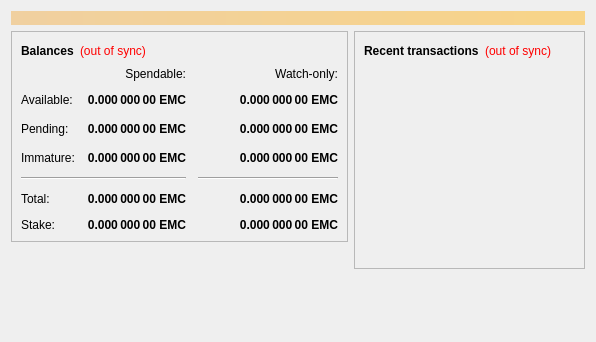
<?xml version="1.0" encoding="UTF-8"?>
<ui version="4.0">
 <class>OverviewPage</class>
 <widget class="QWidget" name="OverviewPage">
  <property name="geometry">
   <rect>
    <x>0</x>
    <y>0</y>
    <width>596</width>
    <height>342</height>
   </rect>
  </property>
  <property name="windowTitle">
   <string>Form</string>
  </property>
  <layout class="QVBoxLayout" name="topLayout">
   <item>
    <widget class="QLabel" name="labelAlerts">
     <property name="visible">
      <bool>false</bool>
     </property>
     <property name="styleSheet">
      <string notr="true">background-color: qlineargradient(x1: 0, y1: 0, x2: 1, y2: 0, stop:0 #F0D0A0, stop:1 #F8D488); color:#000000;</string>
     </property>
     <property name="wordWrap">
      <bool>true</bool>
     </property>
     <property name="margin">
      <number>3</number>
     </property>
    </widget>
   </item>
   <item>
    <layout class="QHBoxLayout" name="horizontalLayout" stretch="1,1">
     <item>
      <layout class="QVBoxLayout" name="verticalLayout_2">
       <item>
        <widget class="QFrame" name="frame">
         <property name="frameShape">
          <enum>QFrame::StyledPanel</enum>
         </property>
         <property name="frameShadow">
          <enum>QFrame::Raised</enum>
         </property>
         <layout class="QVBoxLayout" name="verticalLayout_4">
          <item>
           <layout class="QHBoxLayout" name="horizontalLayout_4">
            <item>
             <widget class="QLabel" name="label_5">
              <property name="font">
               <font>
                <weight>75</weight>
                <bold>true</bold>
               </font>
              </property>
              <property name="text">
               <string>Balances</string>
              </property>
             </widget>
            </item>
            <item>
             <widget class="QLabel" name="labelWalletStatus">
              <property name="cursor">
               <cursorShape>WhatsThisCursor</cursorShape>
              </property>
              <property name="toolTip">
               <string>The displayed information may be out of date. Your wallet automatically synchronizes with the Voicecoin network after a connection is established, but this process has not completed yet.</string>
              </property>
              <property name="styleSheet">
               <string notr="true">QLabel { color: red; }</string>
              </property>
              <property name="text">
               <string notr="true">(out of sync)</string>
              </property>
              <property name="alignment">
               <set>Qt::AlignLeading|Qt::AlignLeft|Qt::AlignVCenter</set>
              </property>
             </widget>
            </item>
            <item>
             <spacer name="horizontalSpacer_3">
              <property name="orientation">
               <enum>Qt::Horizontal</enum>
              </property>
              <property name="sizeHint" stdset="0">
               <size>
                <width>40</width>
                <height>20</height>
               </size>
              </property>
             </spacer>
            </item>
           </layout>
          </item>
          <item>
           <layout class="QGridLayout" name="gridLayout">
            <property name="spacing">
             <number>12</number>
            </property>
            <item row="2" column="2">
             <widget class="QLabel" name="labelWatchPending">
              <property name="font">
               <font>
                <weight>75</weight>
                <bold>true</bold>
               </font>
              </property>
              <property name="cursor">
               <cursorShape>IBeamCursor</cursorShape>
              </property>
              <property name="toolTip">
               <string>Unconfirmed transactions to watch-only addresses</string>
              </property>
              <property name="text">
               <string notr="true">0.000 000 00 EMC</string>
              </property>
              <property name="alignment">
               <set>Qt::AlignRight|Qt::AlignTrailing|Qt::AlignVCenter</set>
              </property>
              <property name="textInteractionFlags">
               <set>Qt::LinksAccessibleByMouse|Qt::TextSelectableByKeyboard|Qt::TextSelectableByMouse</set>
              </property>
             </widget>
            </item>
            <item row="2" column="1">
             <widget class="QLabel" name="labelUnconfirmed">
              <property name="font">
               <font>
                <weight>75</weight>
                <bold>true</bold>
               </font>
              </property>
              <property name="cursor">
               <cursorShape>IBeamCursor</cursorShape>
              </property>
              <property name="toolTip">
               <string>Total of transactions that have yet to be confirmed, and do not yet count toward the spendable balance</string>
              </property>
              <property name="text">
               <string notr="true">0.000 000 00 EMC</string>
              </property>
              <property name="alignment">
               <set>Qt::AlignRight|Qt::AlignTrailing|Qt::AlignVCenter</set>
              </property>
              <property name="textInteractionFlags">
               <set>Qt::LinksAccessibleByMouse|Qt::TextSelectableByKeyboard|Qt::TextSelectableByMouse</set>
              </property>
             </widget>
            </item>
            <item row="3" column="2">
             <widget class="QLabel" name="labelWatchImmature">
              <property name="font">
               <font>
                <weight>75</weight>
                <bold>true</bold>
               </font>
              </property>
              <property name="cursor">
               <cursorShape>IBeamCursor</cursorShape>
              </property>
              <property name="toolTip">
               <string>Mined balance in watch-only addresses that has not yet matured</string>
              </property>
              <property name="text">
               <string notr="true">0.000 000 00 EMC</string>
              </property>
              <property name="alignment">
               <set>Qt::AlignRight|Qt::AlignTrailing|Qt::AlignVCenter</set>
              </property>
              <property name="textInteractionFlags">
               <set>Qt::LinksAccessibleByMouse|Qt::TextSelectableByKeyboard|Qt::TextSelectableByMouse</set>
              </property>
             </widget>
            </item>
            <item row="4" column="0" colspan="2">
             <widget class="Line" name="line">
              <property name="orientation">
               <enum>Qt::Horizontal</enum>
              </property>
             </widget>
            </item>
            <item row="4" column="2">
             <widget class="Line" name="lineWatchBalance">
              <property name="sizePolicy">
               <sizepolicy hsizetype="Preferred" vsizetype="Fixed">
                <horstretch>0</horstretch>
                <verstretch>0</verstretch>
               </sizepolicy>
              </property>
              <property name="minimumSize">
               <size>
                <width>140</width>
                <height>0</height>
               </size>
              </property>
              <property name="orientation">
               <enum>Qt::Horizontal</enum>
              </property>
             </widget>
            </item>
            <item row="5" column="0">
             <widget class="QLabel" name="labelTotalText">
              <property name="text">
               <string>Total:</string>
              </property>
             </widget>
            </item>
            <item row="3" column="1">
             <widget class="QLabel" name="labelImmature">
              <property name="font">
               <font>
                <weight>75</weight>
                <bold>true</bold>
               </font>
              </property>
              <property name="cursor">
               <cursorShape>IBeamCursor</cursorShape>
              </property>
              <property name="toolTip">
               <string>Mined balance that has not yet matured</string>
              </property>
              <property name="text">
               <string notr="true">0.000 000 00 EMC</string>
              </property>
              <property name="alignment">
               <set>Qt::AlignRight|Qt::AlignTrailing|Qt::AlignVCenter</set>
              </property>
              <property name="textInteractionFlags">
               <set>Qt::LinksAccessibleByMouse|Qt::TextSelectableByKeyboard|Qt::TextSelectableByMouse</set>
              </property>
             </widget>
            </item>
            <item row="2" column="3">
             <spacer name="horizontalSpacer_2">
              <property name="orientation">
               <enum>Qt::Horizontal</enum>
              </property>
              <property name="sizeHint" stdset="0">
               <size>
                <width>40</width>
                <height>20</height>
               </size>
              </property>
             </spacer>
            </item>
            <item row="3" column="0">
             <widget class="QLabel" name="labelImmatureText">
              <property name="text">
               <string>Immature:</string>
              </property>
             </widget>
            </item>
            <item row="5" column="1">
             <widget class="QLabel" name="labelTotal">
              <property name="font">
               <font>
                <weight>75</weight>
                <bold>true</bold>
               </font>
              </property>
              <property name="cursor">
               <cursorShape>IBeamCursor</cursorShape>
              </property>
              <property name="toolTip">
               <string>Your current total balance</string>
              </property>
              <property name="text">
               <string notr="true">0.000 000 00 EMC</string>
              </property>
              <property name="alignment">
               <set>Qt::AlignRight|Qt::AlignTrailing|Qt::AlignVCenter</set>
              </property>
              <property name="textInteractionFlags">
               <set>Qt::LinksAccessibleByMouse|Qt::TextSelectableByKeyboard|Qt::TextSelectableByMouse</set>
              </property>
             </widget>
            </item>
            <item row="5" column="2">
             <widget class="QLabel" name="labelWatchTotal">
              <property name="font">
               <font>
                <weight>75</weight>
                <bold>true</bold>
               </font>
              </property>
              <property name="cursor">
               <cursorShape>IBeamCursor</cursorShape>
              </property>
              <property name="toolTip">
               <string>Current total balance in watch-only addresses</string>
              </property>
              <property name="text">
               <string notr="true">0.000 000 00 EMC</string>
              </property>
              <property name="alignment">
               <set>Qt::AlignRight|Qt::AlignTrailing|Qt::AlignVCenter</set>
              </property>
              <property name="textInteractionFlags">
               <set>Qt::LinksAccessibleByMouse|Qt::TextSelectableByKeyboard|Qt::TextSelectableByMouse</set>
              </property>
             </widget>
            </item>
            <item row="0" column="2">
             <widget class="QLabel" name="labelWatchonly">
              <property name="text">
               <string>Watch-only:</string>
              </property>
              <property name="alignment">
               <set>Qt::AlignRight|Qt::AlignTrailing|Qt::AlignVCenter</set>
              </property>
             </widget>
            </item>
            <item row="1" column="0">
             <widget class="QLabel" name="labelBalanceText">
              <property name="text">
               <string>Available:</string>
              </property>
             </widget>
            </item>
            <item row="1" column="1">
             <widget class="QLabel" name="labelBalance">
              <property name="font">
               <font>
                <weight>75</weight>
                <bold>true</bold>
               </font>
              </property>
              <property name="cursor">
               <cursorShape>IBeamCursor</cursorShape>
              </property>
              <property name="toolTip">
               <string>Your current spendable balance</string>
              </property>
              <property name="text">
               <string notr="true">0.000 000 00 EMC</string>
              </property>
              <property name="alignment">
               <set>Qt::AlignRight|Qt::AlignTrailing|Qt::AlignVCenter</set>
              </property>
              <property name="textInteractionFlags">
               <set>Qt::LinksAccessibleByMouse|Qt::TextSelectableByKeyboard|Qt::TextSelectableByMouse</set>
              </property>
             </widget>
            </item>
            <item row="1" column="2">
             <widget class="QLabel" name="labelWatchAvailable">
              <property name="font">
               <font>
                <weight>75</weight>
                <bold>true</bold>
               </font>
              </property>
              <property name="cursor">
               <cursorShape>IBeamCursor</cursorShape>
              </property>
              <property name="toolTip">
               <string>Your current balance in watch-only addresses</string>
              </property>
              <property name="text">
               <string notr="true">0.000 000 00 EMC</string>
              </property>
              <property name="alignment">
               <set>Qt::AlignRight|Qt::AlignTrailing|Qt::AlignVCenter</set>
              </property>
              <property name="textInteractionFlags">
               <set>Qt::LinksAccessibleByMouse|Qt::TextSelectableByKeyboard|Qt::TextSelectableByMouse</set>
              </property>
             </widget>
            </item>
            <item row="2" column="0">
             <widget class="QLabel" name="labelPendingText">
              <property name="text">
               <string>Pending:</string>
              </property>
             </widget>
            </item>
            <item row="0" column="1">
             <widget class="QLabel" name="labelSpendable">
              <property name="text">
               <string>Spendable:</string>
              </property>
              <property name="alignment">
               <set>Qt::AlignRight|Qt::AlignTrailing|Qt::AlignVCenter</set>
              </property>
             </widget>
            </item>
            <item row="6" column="0">
             <widget class="QLabel" name="labelStakeText">
              <property name="text">
               <string>Stake:</string>
              </property>
             </widget>
            </item>
            <item row="6" column="1">
             <widget class="QLabel" name="labelStake">
              <property name="font">
               <font>
                <weight>75</weight>
                <bold>true</bold>
               </font>
              </property>
              <property name="cursor">
               <cursorShape>IBeamCursor</cursorShape>
              </property>
              <property name="toolTip">
               <string>Your current balance that is used in stake generation</string>
              </property>
              <property name="text">
               <string notr="true">0.000 000 00 EMC</string>
              </property>
              <property name="alignment">
               <set>Qt::AlignRight|Qt::AlignTrailing|Qt::AlignVCenter</set>
              </property>
              <property name="textInteractionFlags">
               <set>Qt::LinksAccessibleByMouse|Qt::TextSelectableByKeyboard|Qt::TextSelectableByMouse</set>
              </property>
             </widget>
            </item>
            <item row="6" column="2">
             <widget class="QLabel" name="labelWatchStake">
              <property name="font">
               <font>
                <weight>75</weight>
                <bold>true</bold>
               </font>
              </property>
              <property name="cursor">
               <cursorShape>IBeamCursor</cursorShape>
              </property>
              <property name="toolTip">
               <string>Your current balance that is used for stake generation in watch-only addresses</string>
              </property>
              <property name="text">
               <string notr="true">0.000 000 00 EMC</string>
              </property>
              <property name="alignment">
               <set>Qt::AlignRight|Qt::AlignTrailing|Qt::AlignVCenter</set>
              </property>
              <property name="textInteractionFlags">
               <set>Qt::LinksAccessibleByMouse|Qt::TextSelectableByKeyboard|Qt::TextSelectableByMouse</set>
              </property>
             </widget>
            </item>
           </layout>
          </item>
         </layout>
        </widget>
       </item>
       <item>
        <spacer name="verticalSpacer">
         <property name="orientation">
          <enum>Qt::Vertical</enum>
         </property>
         <property name="sizeHint" stdset="0">
          <size>
           <width>20</width>
           <height>40</height>
          </size>
         </property>
        </spacer>
       </item>
      </layout>
     </item>
     <item>
      <layout class="QVBoxLayout" name="verticalLayout_3">
       <item>
        <widget class="QFrame" name="frame_2">
         <property name="frameShape">
          <enum>QFrame::StyledPanel</enum>
         </property>
         <property name="frameShadow">
          <enum>QFrame::Raised</enum>
         </property>
         <layout class="QVBoxLayout" name="verticalLayout">
          <item>
           <layout class="QHBoxLayout" name="horizontalLayout_2">
            <item>
             <widget class="QLabel" name="label_4">
              <property name="font">
               <font>
                <weight>75</weight>
                <bold>true</bold>
               </font>
              </property>
              <property name="text">
               <string>Recent transactions</string>
              </property>
             </widget>
            </item>
            <item>
             <widget class="QLabel" name="labelTransactionsStatus">
              <property name="cursor">
               <cursorShape>WhatsThisCursor</cursorShape>
              </property>
              <property name="toolTip">
               <string>The displayed information may be out of date. Your wallet automatically synchronizes with the Voicecoin network after a connection is established, but this process has not completed yet.</string>
              </property>
              <property name="styleSheet">
               <string notr="true">QLabel { color: red; }</string>
              </property>
              <property name="text">
               <string notr="true">(out of sync)</string>
              </property>
              <property name="alignment">
               <set>Qt::AlignRight|Qt::AlignTrailing|Qt::AlignVCenter</set>
              </property>
             </widget>
            </item>
            <item>
             <spacer name="horizontalSpacer">
              <property name="orientation">
               <enum>Qt::Horizontal</enum>
              </property>
              <property name="sizeHint" stdset="0">
               <size>
                <width>40</width>
                <height>20</height>
               </size>
              </property>
             </spacer>
            </item>
           </layout>
          </item>
          <item>
           <widget class="QListView" name="listTransactions">
            <property name="styleSheet">
             <string notr="true">QListView { background: transparent; }</string>
            </property>
            <property name="frameShape">
             <enum>QFrame::NoFrame</enum>
            </property>
            <property name="verticalScrollBarPolicy">
             <enum>Qt::ScrollBarAlwaysOff</enum>
            </property>
            <property name="horizontalScrollBarPolicy">
             <enum>Qt::ScrollBarAlwaysOff</enum>
            </property>
            <property name="selectionMode">
             <enum>QAbstractItemView::NoSelection</enum>
            </property>
           </widget>
          </item>
         </layout>
        </widget>
       </item>
       <item>
        <spacer name="verticalSpacer_2">
         <property name="orientation">
          <enum>Qt::Vertical</enum>
         </property>
         <property name="sizeHint" stdset="0">
          <size>
           <width>20</width>
           <height>40</height>
          </size>
         </property>
        </spacer>
       </item>
      </layout>
     </item>
    </layout>
   </item>
  </layout>
 </widget>
 <resources/>
 <connections/>
</ui>
